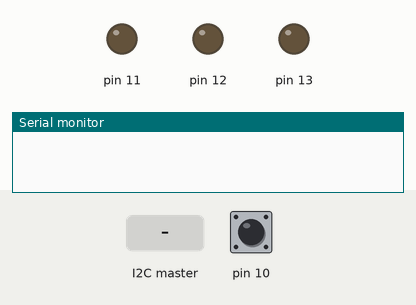
This sketch was run on a simulated Arduino Uno, built with avr-gcc and run on an emulated ATmega328P. Shown: output pins drawn as LEDs (lit = HIGH), the last lines printed to the serial monitor. The test bench sets the inputs (shaded band); at power-on: pin 10 HIGH.

Above: at 1.2 s.
1.3 s: the I2C master sends the byte 1
At 2.5 s:
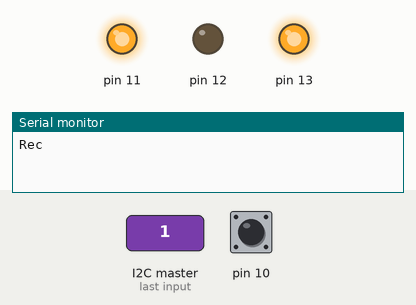
At 27.5 s:
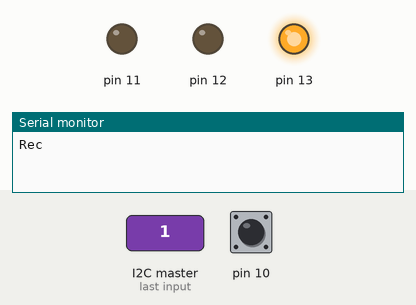
Timing chart, 0 to 27.8 s (numbered marks = the images above; inputs shaded):
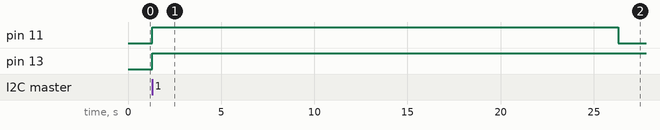

The sketch:

LOTP_Drone_Module.ino
```cpp
#include <Wire.h>

int Adress = 3;
bool turn = 0;
bool oldTurn = 3;

void setup() {
  Serial.begin(9600);
  Wire.begin(Adress);

  Wire.onReceive(receiveEvent);

  for(int i = 0; i < 3; i++){
    pinMode(i+11, OUTPUT);
  }
  pinMode(10, INPUT);
}

void loop() {
  if(oldTurn != turn){
    if(turn){
      digitalWrite(13,1);
      digitalWrite(11,1);
      delay(25*1000);
      digitalWrite(11,0);
    }
    else{
      digitalWrite(13,0);
      while(!digitalRead(10)){
        digitalWrite(12,1);
      }
      digitalWrite(12,0);
    }
    oldTurn = turn;
  }
}

void receiveEvent() {
  while(Wire.available()) {
    turn = Wire.read();
  }
  Serial.println("Rec");
}
```

Measured:
- after the input at 1.3 s, pin 11: LOW → HIGH at once, → LOW 25.0 s later; pin 13: LOW → HIGH at once
